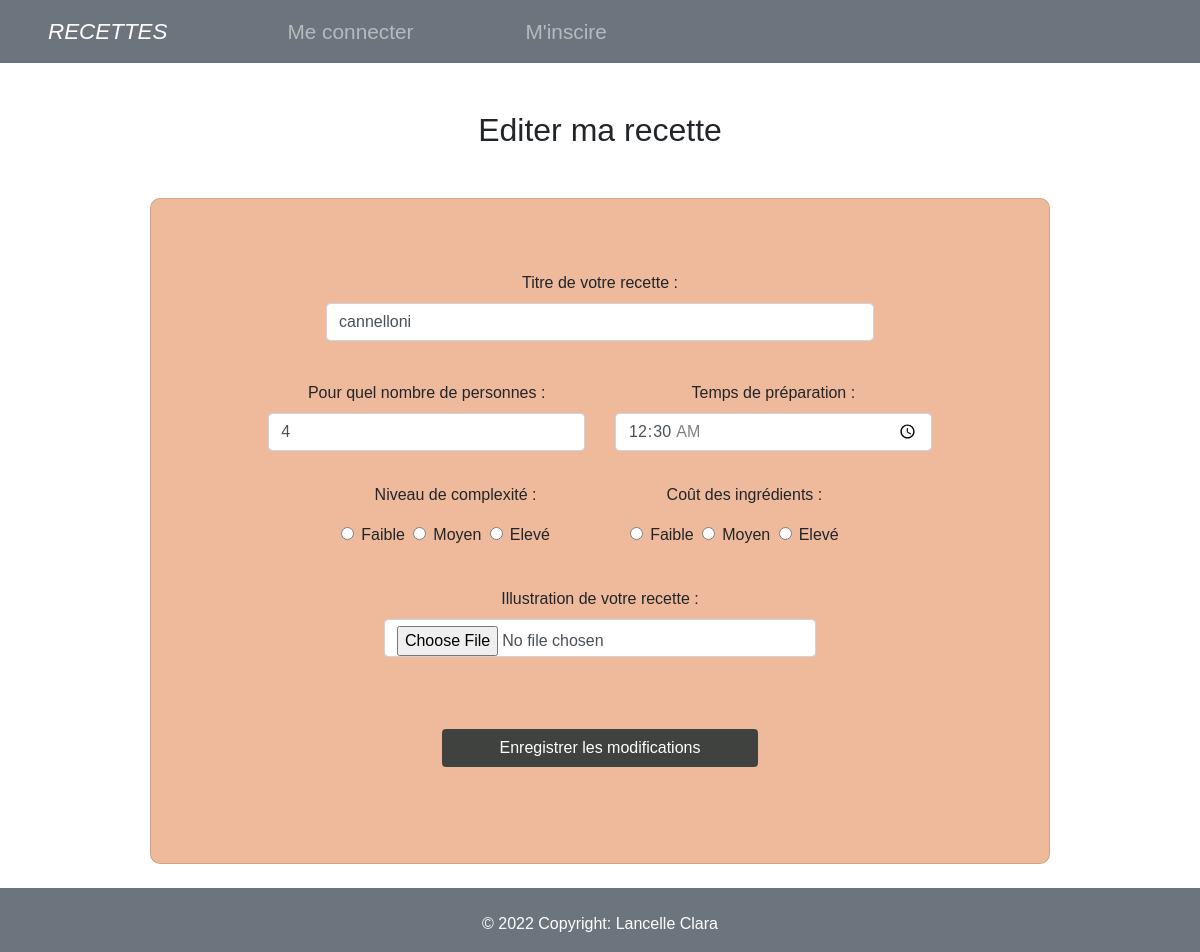
Screenshot of /edit_recipes.php?edit_btn=52 with the database file from the repository.
### tables this page shows
CREATE TABLE IF NOT EXISTS `picture` (
  `picture_id` int(11) NOT NULL AUTO_INCREMENT,
  `recipe_id` int(11) NOT NULL,
  `name` varchar(255) NOT NULL,
  PRIMARY KEY (`picture_id`),
  UNIQUE KEY `link` (`name`),
  KEY `recipe_id` (`recipe_id`)
);

CREATE TABLE IF NOT EXISTS `recipe` (
  `recipe_id` int(11) NOT NULL AUTO_INCREMENT,
  `recipe_title` varchar(100) NOT NULL,
  `guest_number` int(11) NOT NULL,
  `setup_time` time NOT NULL,
  `level` varchar(50) NOT NULL,
  `price` varchar(50) NOT NULL,
  `author_id` int(11) NOT NULL,
  PRIMARY KEY (`recipe_id`),
  KEY `author_id` (`author_id`)
);

### includes/function_edit_recipes.php (called while the page is built, shortened)
<?php
function getData($id){
    try {
        $dbco = getConnexion();
        $sql = $dbco->prepare("
            SELECT COUNT(recipe_id) AS count
            FROM recipe
            WHERE recipe_id = :recipe_id");
        $sql -> bindParam(':recipe_id', $id);
        $sql->execute();
        $recipe_nb = $sql->fetch();
        if($recipe_nb['count'] == 0) {
            $error['empty'] = 'Recette introuvable';
        } else {
            $sth = $dbco->prepare("
                SELECT picture.name, recipe.*
                FROM picture
                INNER JOIN recipe
                ON picture.recipe_id = recipe.recipe_id
                && recipe.recipe_id = :recipe_id");
            $sth -> bindParam(':recipe_id', $id);
            $sth->execute();
            $recipe = $sth->fetchAll();
        }
    }catch(PDOException $e){
        $error['e'] = $e->getMessage();
    }
    return $recipe;
}
?>

### edit_recipes.php (the view, shortened to what this page needs)
<!DOCTYPE html>
<html lang="en">
<head>
  <link
  rel="stylesheet"
  href="https://stackpath.bootstrapcdn.com/bootstrap/4.4.1/css/bootstrap.min.css"
  >
  <link rel="stylesheet" href="http://localhost/TD_RECIPES/includes/style/nav_foot.css">
  <link rel="stylesheet" href="http://localhost/TD_RECIPES/includes/style/s_edit_recipes.css">
</head>
<body>
<header>
        <?php include "includes/navbar.php" ?>
    </header>
    <div class="container justify-content-center mb-4">
        <h2 class="text-center py-lg-5 py-3 m-0">Editer ma recette</h2>
        <?php
            include "includes/function_edit_recipes.php";
            if(!isset($_GET['edit_btn'])){ echo '<h3 class="error"> une erreur s\'est produite </h3>';
            }else{
                $recipe_id = $_GET['edit_btn'];
                $recipe_data = getData($recipe_id);
                foreach($recipe_data as $data){
        ?>
            <div class="row col-12 justify-items-center m-auto">
                <div class="card col-12 col-lg-10 mb-3 m-auto">
                <form action="#" name='form' method="post" class="col-10 text-center m-auto py-lg-5 py-2" enctype="multipart/form-data">
                    <div class="col-10 justify-self-center m-auto py-4">
                        <label for="title" class="form-label">Titre de votre recette :</label>
                        <input type="text" id="title" class="form-control" name="title"
                        <?php
                            if(!empty($data['recipe_title'])&& empty($_POST['title'])){
                                    echo 'value="'.$data['recipe_title'].'"';
                                }
                                if(!empty($_POST['title'])){
                                    echo 'value="'.$_POST['title'].'"';
                        } ?>>
                    </div>
                    <div class="row m-auto justify-content-center">
                        <div class="col-10 col-lg-6 justify-self-center py-3">
                            <label for="guest" class="form-label">Pour quel nombre de personnes : </label>
                            <input type="number" id="guest" class="form-control" name="guest"
                            <?php
                                if(!empty($data['guest_number'])&& empty($_POST['guest'])){
                                        echo 'value="'.$data['guest_number'].'"';
                                    }
                                    if(!empty($_POST['guest'])){
                                        echo 'value="'.$_POST['guest'].'"';
                            } ?>>
                        </div>
                        <div class="col-10 col-lg-6 justify-self-center py-3">
                            <label for="time" class="form-label">Temps de préparation : </label>
                            <input type="time" id="time" class="form-control" name="time" min="00:01" max="05:00"
                            <?php
                                if(!empty($data['setup_time'])&& empty($_POST['time'])){
                                        echo 'value="'.$data['setup_time'].'"';
                                    }
                                    if(!empty($_POST['time'])){
                                        echo 'value="'.$_POST['time'].'"';
                            } ?>>
                        </div>
                    </div>
                    <div class="row justify-content-center m-auto">
                        <div class="col-8 col-lg-5 justify-self-center py-3 text-center">
                            <p>Niveau de complexité :</p>
                                <input type="radio" class="form-check-input" id="weak"
                                name="level" value="faible">
                                <label for="weak" class="form-check-label pr-4">Faible</label>
                                <input type="radio" class="form-check-input" id="medium"
                                name="level" value="moyen">
                                <label for="medium" class="form-check-label pr-4">Moyen</label>
                                <input type="radio" class="form-check-input" id="strong"
                                name="level" value="élevé">
                                <label for="strong" class="form-check-label">Elevé</label>
                        </div>
                        <div class="col-8 col-lg-5 justify-items-center py-3 text-center">
                            <p > Coût des ingrédients :</p>
                                <input class="form-check-input" type="radio"  id="faible"
                                name="price" value="faible">
                                <label for="faible" class="form-check-label pr-4">Faible</label>
                                <input type="radio" class="form-check-input" id="moyen"
                                name="price" value="moyen">
                                <label for="moyen" class="form-check-label pr-4">Moyen</label>
                                <input type="radio" class="form-check-input" id="eleve"
                                name="price" value="élevé">
                                <label for="eleve" class="form-check-label">Elevé</label>
                        </div>
                    </div>
                    <div class="col-8 col-lg-8 justify-self-center m-auto py-4">
                        <label for="picture" class="form-label" >Illustration de votre recette :</label>
                        <input type="file" id="picture" class="form-control" name="picture" accept="image/png, image/jpg, image/jpeg, image/webp">
                    </div>
                    <div class="col-6 m-auto py-lg-5 py-3 justify-content-center">
                        <button type="submit" class="btn justify-self-center w-100"> Enregistrer les modifications</button>
                    </div>
                </form>
            </div>
        </div>
        <?php
        }
    }
?>
</div>
<?php include "includes/footer.php" ?>
</body>
</html>

### includes/style/s_edit_recipes.css (style rules this page uses)
body { margin:0px; font-family: arial; }
.card { background-color: rgba(236, 177, 142, 0.884); border-radius:10px; }
button.btn { background-color: rgb(63, 66, 62); color:white; }

### rows the page displays
picture: title "cannelloni", guest "4", time "00:30:00"
